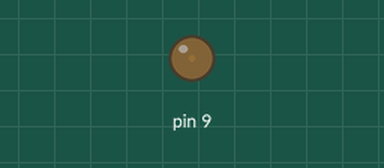
A sketch run on a simulated Arduino Uno, built with avr-gcc and run on an emulated ATmega328P. Shown: output pins drawn as LEDs (lit = HIGH).

Above: at 0.05 s.
At 1.15 s:
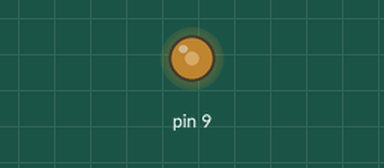
At 2.3 s:
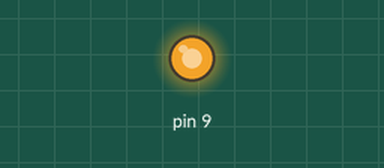
At 4.6 s:
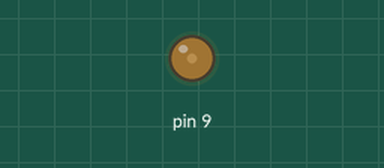
Timing chart, 0 to 6.6 s (numbered marks = the images above):
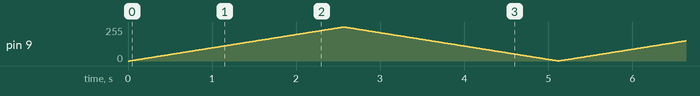

The sketch:

PWMLed.ino
```cpp
uint8_t count = 0 ;
uint8_t flag = 0;
void setup()
{
  pinMode(9, OUTPUT);
}

void loop()
{
  delay(10);
  if(count == 255||count == 0)
  {
	  flag = !flag;
  }
  if(1 == flag)
  {
    analogWrite(9,count++);
  }
  else
  {
    analogWrite(9,count--);
  }
}
```
